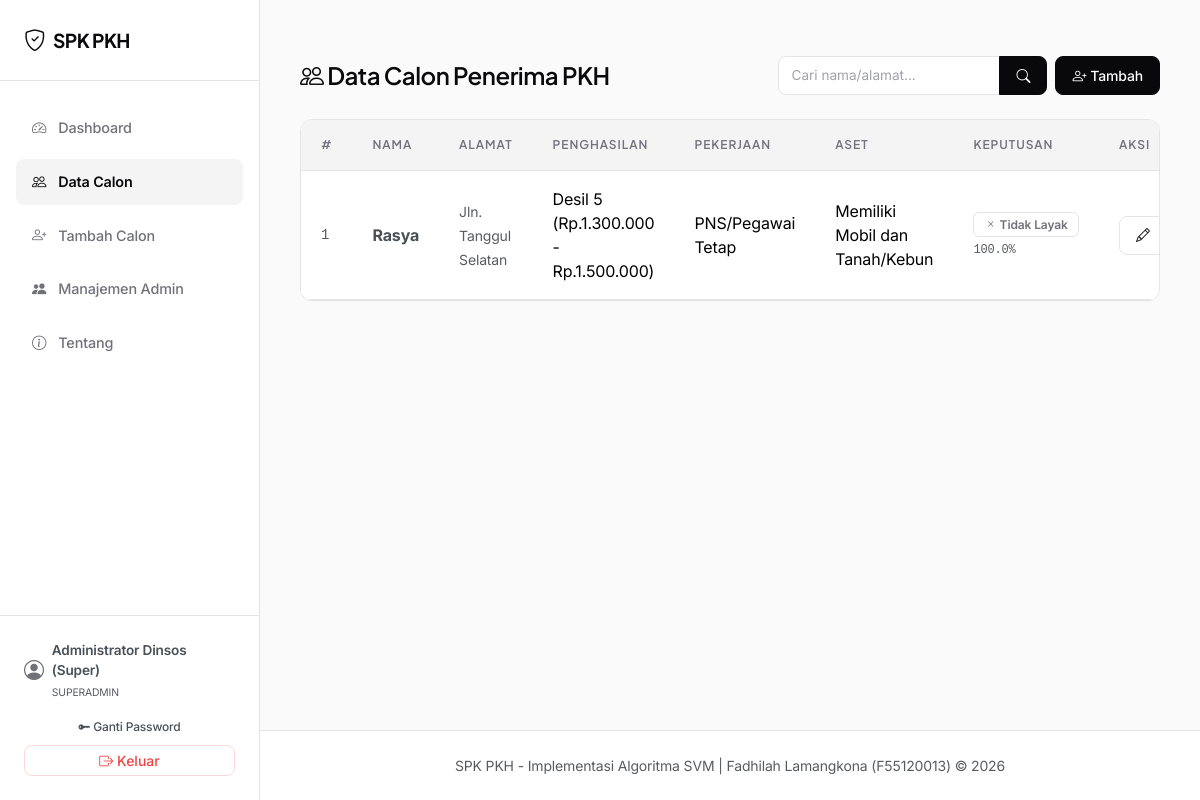
The page /calon (signed in) on the database its author committed.
### models_db.py (models this page shows, shortened)
class User(db.Model):
    __tablename__ = 'users'
    id = db.Column(db.Integer, primary_key=True)
    username = db.Column(db.String(50), unique=True, nullable=False)
    password_hash = db.Column(db.String(255), nullable=False)
    nama_lengkap = db.Column(db.String(100), nullable=False)
    role = db.Column(db.String(20), nullable=False, default='admin')  # 'superadmin' atau 'admin'
    created_at = db.Column(db.DateTime, default=lambda: datetime.now(timezone.utc))

class CalonPenerima(db.Model):
    __tablename__ = 'calon_penerima'
    id = db.Column(db.Integer, primary_key=True)
    nama = db.Column(db.String(100), nullable=False)
    alamat = db.Column(db.Text, nullable=False)
    penghasilan = db.Column(db.String(100), nullable=False)  # Kategori Desil (teks)
    pekerjaan = db.Column(db.String(100), nullable=False)    # Pekerjaan (teks)
    kepemilikan_aset = db.Column(db.String(100), nullable=False) # Aset (teks)
    ibu_hamil = db.Column(db.Boolean, default=False)
    anak_usia_dini = db.Column(db.Boolean, default=False)
    anak_sekolah = db.Column(db.Boolean, default=False)
    disabilitas = db.Column(db.Boolean, default=False)
    lansia = db.Column(db.Boolean, default=False)
    created_at = db.Column(db.DateTime, default=lambda: datetime.now(timezone.utc))
    skor_penghasilan = db.Column(db.Integer, nullable=False)
    skor_pekerjaan = db.Column(db.Integer, nullable=False)
    skor_kepemilikan_aset = db.Column(db.Integer, nullable=False)
    skor_ibu_hamil = db.Column(db.Integer, nullable=False, default=0)
    skor_anak_usia_dini = db.Column(db.Integer, nullable=False, default=0)
    skor_anak_sekolah = db.Column(db.Integer, nullable=False, default=0)
    skor_disabilitas = db.Column(db.Integer, nullable=False, default=0)
    skor_lansia = db.Column(db.Integer, nullable=False, default=0)
    hasil = db.relationship('HasilKeputusan', backref='calon', uselist=False, lazy=True)

class HasilKeputusan(db.Model):
    __tablename__ = 'hasil_keputusan'
    id = db.Column(db.Integer, primary_key=True)
    id_calon = db.Column(db.Integer, db.ForeignKey('calon_penerima.id'), nullable=False)
    hasil_prediksi = db.Column(db.Boolean, nullable=False)  # True=Layak, False=Tidak
    label_prediksi = db.Column(db.String(20), nullable=False)  # "Layak" / "Tidak Layak"
    probabilitas = db.Column(db.Float, nullable=True)       # confidence score
    tanggal_prediksi = db.Column(db.DateTime, default=lambda: datetime.now(timezone.utc))
    oleh = db.Column(db.String(50), default='Sistem')

### routes/calon.py (the view)
@calon_bp.route('/calon')
@login_required
def daftar_calon():
    page = request.args.get('page', 1, type=int)
    q = request.args.get('q', '', type=str)
    query = CalonPenerima.query
    if q:
        query = query.filter(
            (CalonPenerima.nama.like(f"%{q}%"))
            | (CalonPenerima.alamat.like(f"%{q}%"))
        )
    pagination = query.order_by(
        CalonPenerima.created_at.desc()
    ).paginate(page=page, per_page=10, error_out=False)
    calon_list = pagination.items
    hasil_map = {}
    for h in HasilKeputusan.query.all():
        hasil_map[h.id_calon] = h
    return render_template('calon.html',
                           calon_list=calon_list,
                           hasil_map=hasil_map,
                           pagination=pagination,
                           q=q)

### core/auth.py (called while the page is built)
def login_required(f):
    @wraps(f)
    def decorated_function(*args, **kwargs):
        if 'user_id' not in session:
            flash('Silakan login terlebih dahulu untuk mengakses sistem.', 'warning')
            return redirect(url_for('auth.login'))
        return f(*args, **kwargs)
    return decorated_function

def inject_user():
    if 'user_id' in session:
        user = User.query.get(session['user_id'])
        return dict(current_user=user)
    return dict(current_user=None)

def generate_csrf_token():
    if '_csrf_token' not in session:
        session['_csrf_token'] = secrets.token_hex(32)
    return session['_csrf_token']

def inject_csrf():
    return dict(csrf_token=generate_csrf_token())

### templates/calon.html (shortened to what this page needs)
{% extends 'base.html' %}
{% block content %}
<div class="stagger-container">
    <div class="d-flex flex-column flex-md-row justify-content-between align-items-md-center gap-3 mb-4">
        <h4 class="mb-0"><i class="bi bi-people"></i> Data Calon Penerima PKH</h4>
        <div class="d-flex gap-2">
            <form method="GET" action="{{ url_for('calon.daftar_calon') }}" class="d-flex gap-1" style="max-width: 320px;">
                <div class="input-group">
                    <input type="text" name="q" class="form-control" placeholder="Cari nama/alamat..." value="{{ q or '' }}" style="font-size: 0.85rem; padding: 0.35rem 0.75rem;">
                    <button class="btn btn-primary btn-sm px-3" type="submit">
                        <i class="bi bi-search"></i>
                    </button>
                </div>
            </form>
            <a href="{{ url_for('calon.tambah_calon') }}" class="btn btn-primary btn-sm d-flex align-items-center gap-1">
                <i class="bi bi-person-plus"></i> Tambah
            </a>
        </div>
    </div>
    {% if calon_list %}
    <div class="card">
        <div class="card-body p-0">
            <div class="table-responsive border-0 rounded-0">
                <table class="table table-hover mb-0">
                    <thead>
                        <tr>
                            <th>#</th>
                            <th>Nama</th>
                            <th>Alamat</th>
                            <th>Penghasilan</th>
                            <th>Pekerjaan</th>
                            <th>Aset</th>
                            <th>Keputusan</th>
                            <th>Aksi</th>
                        </tr>
                    </thead>
                    <tbody>
                        {% for c in calon_list %}
                        <tr>
                            <td class="font-monospace text-muted small">{{ c.id }}</td>
                            <td><strong class="text-dark-emphasis">{{ c.nama }}</strong></td>
                            <td><span class="text-muted small">{{ c.alamat[:35] }}{% if c.alamat|length > 35 %}...{% endif %}</span></td>
                            <td>{{ c.penghasilan }}</td>
                            <td>{{ c.pekerjaan }}</td>
                            <td>{{ c.kepemilikan_aset }}</td>
                            <td>
                                {% if c.id in hasil_map %}
                                    {% if hasil_map[c.id].hasil_prediksi %}
                                    <span class="badge badge-layak mb-1"><i class="bi bi-check"></i> Layak</span>
                                    <div class="font-monospace text-muted" style="font-size: 0.75rem;">{{ "%.1f"|format(hasil_map[c.id].probabilitas * 100) }}%</div>
                                    {% else %}
                                    <span class="badge badge-tidak-layak mb-1"><i class="bi bi-x"></i> Tidak Layak</span>
                                    <div class="font-monospace text-muted" style="font-size: 0.75rem;">{{ "%.1f"|format(hasil_map[c.id].probabilitas * 100) }}%</div>
                                    {% endif %}
                                {% else %}
                                    <span class="badge border border-secondary text-secondary">Belum diprediksi</span>
                                {% endif %}
                            </td>
                            <td>
                                <div class="btn-group btn-group-sm">
                                    <a href="{{ url_for('calon.edit_calon', id=c.id) }}" class="btn btn-outline-primary"
                                       title="Edit Data">
                                        <i class="bi bi-pencil"></i>
                                    </a>
                                </div>
                            </td>
                        </tr>
                        {% endfor %}
                    </tbody>
                </table>
            </div>
        </div>
    </div>
    {% endif %}
</div>
{% endblock %}

### templates/base.html (shortened to what this page needs)
<!DOCTYPE html>
<html lang="id" data-bs-theme="light">
<head>
    <link href="https://cdn.jsdelivr.net/npm/bootstrap@5.3.3/dist/css/bootstrap.min.css" rel="stylesheet">
    <link rel="stylesheet" href="https://cdn.jsdelivr.net/npm/bootstrap-icons@1.11.3/font/bootstrap-icons.min.css">
    <link rel="stylesheet" href="{{ url_for('static', filename='css/style.css') }}">
</head>
<body>
    {% if current_user %}
    <div class="app-container">
        <aside class="sidebar-panel" id="sidebarPanel">
            <div class="sidebar-header">
                <a class="sidebar-brand" href="{{ url_for('dashboard.index') }}">
                    <i class="bi bi-shield-check"></i> SPK PKH
                </a>
            </div>
            <ul class="sidebar-menu">
                <li>
                    <a class="sidebar-link {% if request.endpoint == 'dashboard.index' %}active{% endif %}" href="{{ url_for('dashboard.index') }}">
                        <i class="bi bi-speedometer2"></i> Dashboard
                    </a>
                </li>
                <li>
                    <a class="sidebar-link {% if request.endpoint in ('calon.daftar_calon', 'calon.tambah_calon', 'calon.edit_calon', 'calon.prediksi_ulang') %}active{% endif %}" href="{{ url_for('calon.daftar_calon') }}">
                        <i class="bi bi-people"></i> Data Calon
                    </a>
                </li>
                <li>
                    <a class="sidebar-link {% if request.endpoint == 'calon.tambah_calon' %}active{% endif %}" href="{{ url_for('calon.tambah_calon') }}">
                        <i class="bi bi-person-plus"></i> Tambah Calon
                    </a>
                </li>
                {% if current_user.role == 'superadmin' %}
                <li>
                    <a class="sidebar-link {% if request.endpoint in ('admin.list_users', 'admin.tambah_user') %}active{% endif %}" href="{{ url_for('admin.list_users') }}">
                        <i class="bi bi-people-fill"></i> Manajemen Admin
                    </a>
                </li>
                {% endif %}
                <li>
                    <a class="sidebar-link {% if request.endpoint == 'about.index' %}active{% endif %}" href="{{ url_for('about.index') }}">
                        <i class="bi bi-info-circle"></i> Tentang
                    </a>
                </li>
            </ul>
            <div class="sidebar-footer">
                <div class="sidebar-user">
                    <i class="bi bi-person-circle fs-5"></i>
                    <div>
                        <div class="fw-semibold text-dark-emphasis">{{ current_user.nama_lengkap }}</div>
                        <small class="text-muted text-uppercase" style="font-size: 0.65rem;">
                            {{ 'Superadmin' if current_user.role == 'superadmin' else 'Admin Pendamping' }}
                        </small>
                    </div>
                </div>
                <div class="d-flex flex-column gap-1 w-100">
                    <a href="{{ url_for('auth.change_password') }}" class="btn btn-outline-secondary w-100 btn-sm py-1 border-light border-opacity-10 text-dark-emphasis" style="font-size: 0.75rem;">
                        <i class="bi bi-key-fill"></i> Ganti Password
                    </a>
                    <form method="POST" action="{{ url_for('auth.logout') }}" class="w-100">
                        <button type="submit" class="btn btn-outline-danger w-100 btn-sm py-1">
                            <i class="bi bi-box-arrow-right"></i> Keluar
                        </button>
                    </form>
                </div>
            </div>
        </aside>
        <div class="content-wrapper">
            <main class="main-content">
                {% block content %}{% endblock %}
            </main>
            <footer class="footer">
                <div class="container-fluid text-center text-muted small">
                    SPK PKH - Implementasi Algoritma SVM |
                    Fadhilah Lamangkona (F55120013) &copy; 2026
                </div>
            </footer>
        </div>
    </div>
    {% endif %}
</body>
</html>

### rows shown on the page
User: nama_lengkap "Administrator Dinsos (Super)", role "SUPERADMIN"
CalonPenerima: id "1", nama "Rasya", alamat "Jln. Tanggul Selatan", penghasilan "Desil 5 (Rp.1.300.000 - Rp.1.500.000)", pekerjaan "PNS/Pegawai Tetap", kepemilikan_aset "Memiliki Mobil dan Tanah/Kebun"
HasilKeputusan: hasil_map[c.id].probabilitas*100 "100.0"
